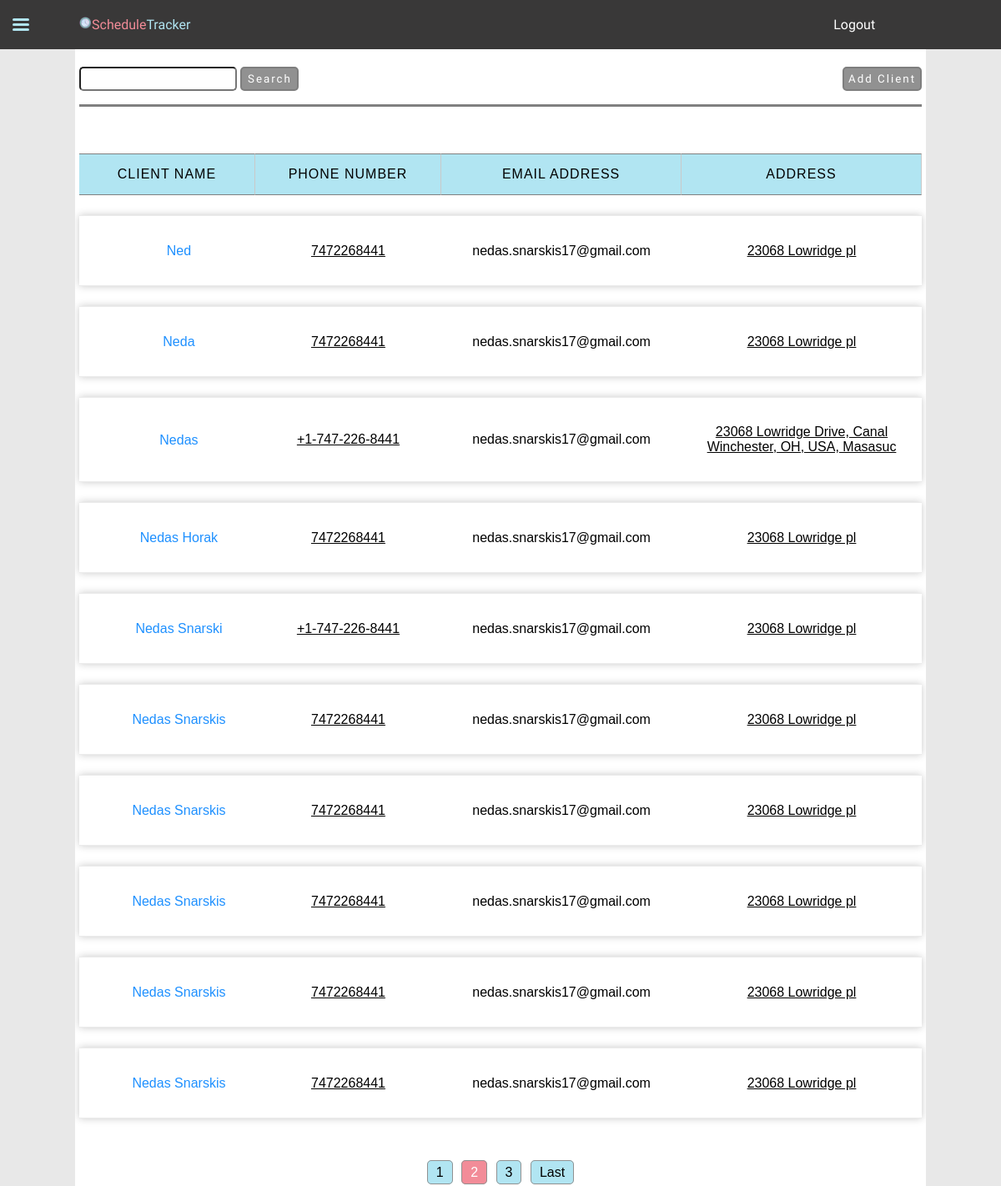
The page /clients/?page=2&query= (signed in) on the database its author committed.
### JobTrackingApp/models.py (models this page shows, shortened)
class Client(models.Model):
    user = models.ForeignKey(User, on_delete=models.CASCADE)
    name = models.CharField(max_length=30)
    address = models.CharField(max_length=60)
    phone_number = models.CharField(blank=True, max_length=30)
    email_address = models.EmailField(blank=True, max_length=30)

### JobTrackingApp/views.py (the view, shortened to what this page needs)
# urls.py: path("clients/", views.clients, name="clients"),
@login_required
def clients(request):
    clientList = Client.objects.filter(user=request.user).order_by("name")
    if request.method == "GET":
        form = ClientForm()
        searchForm = SearchForm(request.GET)
        if searchForm.is_valid():
            data = searchForm.cleaned_data
            query = data["query"]
            if query:
                clientList = clientList.filter(name__icontains=query)
    page_number = request.GET.get("page", 1)
    paginator = Paginator(clientList, 10)
    pageList = paginator.get_page(page_number)
    context = {
        "paginator": paginator,
        "page_obj": pageList,
        "form": form,
        "searchForm": searchForm,
        "is_paginated": True,
        "search": query,
    }
    return render(
        request,
        "JobTrackingApp/clients.html",
        context,
    )

### JobTrackingApp/forms.py (shortened to what this page needs)
class ClientForm(ModelForm):
    name = forms.CharField(
        error_messages={"invalid": "Client with the same name already exists"}
    )
    name.widget.attrs.update(
        {"placeholder": "required", "autocomplete": "new-password"}
    )
    address = forms.CharField()
    address.widget.attrs.update(
        {"autocomplete": "new-password", "placeholder": "required"}
    )
    phone_number = forms.RegexField(
        regex=r"^(\+?1?)\D*(\d{3})\D*(\d{3})\D*(\d{4})\D*$",
        error_messages={
            "invalid": "Phone number must be entered in the format: '+1-333-666-9999'",
        },
        required=False,
        widget=forms.TextInput(
            attrs={
                "placeholder": "Example: +1-323-627-8956 (optional)",
                "autocomplete": "new-password",
            }
        ),
    )
    email_address = forms.EmailField(required=False)
    email_address.widget.attrs.update(
        {"placeholder": "optional", "autocomplete": "new-password"}
    )
    class Meta:
        model = Client
        fields = ["name", "address", "phone_number", "email_address"]

class SearchForm(forms.Form):
    query = forms.CharField(max_length=100, required=False)

### JobTrackingApp/templates/JobTrackingApp/clients.html (shortened to what this page needs)
{% extends 'JobTrackingApp/base.html' %}
{% load static %}
{% block css %}
    <link rel="stylesheet" href="{% static 'css/clients.css' %}">
{% endblock css %}
{% block content %}
    <div class="wrapper">
        <div class="search">
            <form class="searchForm" action='' method='GET'>
                {{ searchForm.query }}
                <input class="button" type="submit" value="Search">
            </form>
        </div>
        <div class="features">
            <button class="addClient button"> Add Client </button>
        </div>
    </div>
    <table id="clientsTable">
        {% if page_obj %}
            <tr class="table-header">
                <th> Client name</th>
                <th> Phone number</th>
                <th> Email address </th>
                <th> Address </th>
            </tr>
            {% for client in page_obj %}
                <tr class="table-row">
                    <td data-name="Client name" class="tdName"><a class="edit" href="{% url 'client-detail' client.pk %}"></a>{{ client.name }}</td>
                    <td data-name="Phone number"><a href="tel:{{ client.phone_number }}"> {{ client.phone_number }} </a></td>
                    <td data-name="Email Address"> {{ client.email_address }} </td>
                    <td data-name="Address"><a target="_blank" href="https://www.google.com/maps/search/?api=1&query={{ client.address }}">{{ client.address }}</a></td>
                </tr>
            {% endfor %}
        {% else %}
            <p class="not-found"> Client was not found. Maybe create a new client?</p>
        {% endif %}
    </table>
    {% if is_paginated %}
    <div class="paginator">
        {% if page_obj.has_previous %}
            <a href="?page={{ page_obj.previous_page_number }}&query={{ search }}" class="page-number">{{ page_obj.previous_page_number }}</a>
        {% endif %}
        <a class="current-page-number">{{ page_obj.number }}</a>
        {% if page_obj.has_next %}
            <a href="?page={{ page_obj.next_page_number }}&query={{ search }}" class="page-number">{{ page_obj.next_page_number }}</a>
        {% endif %}
        {% if paginator.num_pages > page_obj.next_page_number %}
            <a href="?page={{ paginator.num_pages }}&query={{ search }}" class="page-number">Last</a>
        {% endif %}
    </div>
    {% endif %}
{% endblock content %}

### static/css/main.css (style rules this page uses)
.button { padding: 5px; width: 100%; border-radius: 5px; cursor: pointer; background-color: #919191; color: white; font-family: 'Balsamiq Sans', cursive; letter-spacing: 2px; border: 2px solid #7e7e7e; }
a, a:visited { text-decoration: none; color: inherit; }
body { margin: 0px; padding: 0px; background-color: #e8e8e8; font-family: Arial, Helvetica, sans-serif; }

### static/css/clients.css (style rules this page uses)
a, a:visited { text-decoration: none; }
a.page-number { padding: 5px 10px; border: 1px solid #919191; border-radius: 5px; background-color: #b1e5f2; cursor: pointer; text-align: center; margin: 3px; }
a.current-page-number { padding: 5px 10px; border: 1px solid #919191; border-radius: 5px; background-color: #f28c98; color: white; cursor: pointer; text-align: center; margin: 3px; }
.button { padding: 5px; width: 100%; border-radius: 5px; cursor: pointer; background-color: #919191; color: white; font-family: 'Balsamiq Sans', cursive; letter-spacing: 2px; border: 2px solid #7e7e7e; }
body { margin: 0px; padding: 0px; background-color: #e8e8e8; font-family: Arial, Helvetica, sans-serif; }
main div.wrapper { margin: 1rem auto 2rem auto; display: flex; flex-direction: row; justify-content: space-between; flex-wrap: wrap-reverse; border-bottom: 3px solid grey; }
main div.wrapper div { margin-bottom: 1rem; }
main div.wrapper div.search { display: flex; flex-wrap: nowrap; flex-direction: row; }
main div.wrapper div.search input { padding: 5px; border-radius: 5px; }
main div.wrapper div.search input.button { width: 70px; }
main div.wrapper div.search input#id_query { min-width: 70px; max-width: 175px; }
main div.wrapper div.features button.addClient { padding: 5px; border-radius: 5px; cursor: pointer; }
main table#clientsTable { width: 100%; border-spacing: 0 1.5rem; margin-bottom: 2rem; margin-top: 2rem; }
main table#clientsTable th { text-align: center; padding: 15px; border-bottom: 1px solid grey; border-top: 1px solid grey; background-color: #f28c98; background-color: #b1e5f2; border-right: 1px solid #c9c9c9; text-transform: uppercase; font-family: 'Franklin Gothic Medium', 'Arial Narrow', Arial, sans-serif; font-weight: normal; letter-spacing: 1px; }
main table#clientsTable td { text-align: center; padding: 2rem 12px; border-bottom: 1px solid #ebebeb; border-top: 1px solid #ebebeb; max-width: 200px; }
main table#clientsTable td a { color: inherit; text-decoration: underline; text-decoration-color: inherit; }
main table#clientsTable td[data-name="Client name"] { color: dodgerblue; }
main table#clientsTable tr.table-row { background-color: white; box-shadow: 0px 0px 9px 0px #c9c9c9; }
main div.paginator { clear: both; margin: auto; text-align: center; margin: 0.5rem auto 0.1rem auto; }

### rows shown on the page
Client: name "Ned", phone_number "7472268441", email_address "nedas.snarskis17@gmail.com", address "23068 Lowridge pl"
Client: name "Neda", phone_number "7472268441", email_address "nedas.snarskis17@gmail.com", address "23068 Lowridge pl"
Client: name "Nedas", phone_number "+1-747-226-8441", email_address "nedas.snarskis17@gmail.com", address "23068 Lowridge Drive, Canal Winchester, OH, USA, Masasuc"
Client: name "Nedas Horak", phone_number "7472268441", email_address "nedas.snarskis17@gmail.com", address "23068 Lowridge pl"
Client: name "Nedas Snarski", phone_number "+1-747-226-8441", email_address "nedas.snarskis17@gmail.com", address "23068 Lowridge pl"
Client: name "Nedas Snarskis", phone_number "7472268441", email_address "nedas.snarskis17@gmail.com", address "23068 Lowridge pl"
Client: name "Nedas Snarskis", phone_number "7472268441", email_address "nedas.snarskis17@gmail.com", address "23068 Lowridge pl"
Client: name "Nedas Snarskis", phone_number "7472268441", email_address "nedas.snarskis17@gmail.com", address "23068 Lowridge pl"
Client: name "Nedas Snarskis", phone_number "7472268441", email_address "nedas.snarskis17@gmail.com", address "23068 Lowridge pl"
Client: name "Nedas Snarskis", phone_number "7472268441", email_address "nedas.snarskis17@gmail.com", address "23068 Lowridge pl"

### other values the page prints
{{ page_obj.previous_page_number }} "1"
{{ page_obj.number }} "2"
{{ page_obj.next_page_number }} "3"
